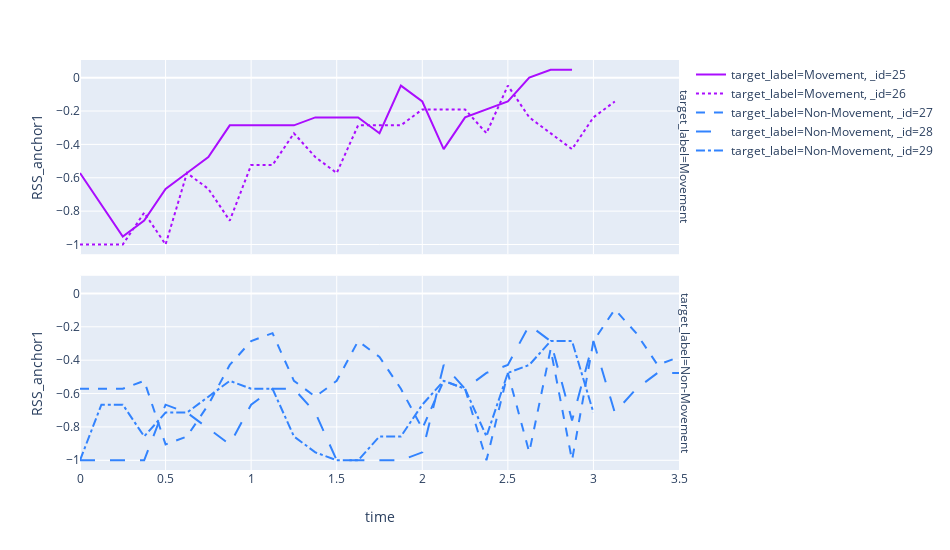

Here is the notebook cell this chart was saved with:
### Markdown cell above
## Visualization

### Code cell
df_red = df[df['_id'].isin(np.arange(25, 30))]
df_red.to_csv('../data/indoor_movement_red.csv', index = False)

# signal visulalization

i=1
fig = px.line(df_red, x="time", y="RSS_anchor{}".format(i), color="target_label", line_group="_id", 
              hover_name="target", line_shape="linear", width = 950, height = 550, line_dash = '_id',
              facet_row = 'target_label', color_discrete_sequence = px.colors.qualitative.Alphabet)
iplot(fig)

### Figure 1 — Plotly figure (JSON) as saved in the notebook; plotly's stock layout.template omitted (floating-point values rounded to 4 significant figures)
{"data": [{"hovertemplate": "<b>%{hovertext}</b><br><br>target_label=Movement<br>_id=25<br>target_label=Movement<br>_id=25<br>time=%{x}<br>RSS_anchor1=%{y}<extra></extra>", "hovertext": [1, 1, 1, 1, 1, 1, 1, 1, 1, 1, 1, 1, 1, 1, 1, 1, 1, 1, 1, 1, 1, 1, 1, 1], "legendgroup": "target_label=Movement, _id=25", "line": {"color": "#AA0DFE", "dash": "solid", "shape": "linear"}, "mode": "lines", "name": "target_label=Movement, _id=25", "showlegend": true, "type": "scatter", "uid": "ee13c3ea-ebe6-4f3d-a509-533725d32da8", "x": [0, 0.125, 0.25, 0.375, 0.5, 0.625, 0.75, 0.875, 1, 1.125, 1.25, 1.375, 1.5, 1.625, 1.75, 1.875, 2, 2.125, 2.25, 2.375, 2.5, 2.625, 2.75, 2.875], "xaxis": "x", "y": [-0.5714, -0.7619, -0.9524, -0.8571, -0.6667, -0.5714, -0.4762, -0.2857, -0.2857, -0.2857, -0.2857, -0.2381, -0.2381, -0.2381, -0.3333, -0.04762, -0.1429, -0.4286, -0.2381, -0.1905, -0.1429, 0, 0.04762, 0.04762], "yaxis": "y"}, {"hovertemplate": "<b>%{hovertext}</b><br><br>target_label=Movement<br>_id=26<br>target_label=Movement<br>_id=26<br>time=%{x}<br>RSS_anchor1=%{y}<extra></extra>", "hovertext": [1, 1, 1, 1, 1, 1, 1, 1, 1, 1, 1, 1, 1, 1, 1, 1, 1, 1, 1, 1, 1, 1, 1, 1, 1, 1], "legendgroup": "target_label=Movement, _id=26", "line": {"color": "#AA0DFE", "dash": "dot", "shape": "linear"}, "mode": "lines", "name": "target_label=Movement, _id=26", "showlegend": true, "type": "scatter", "uid": "437730cb-a148-44a5-a527-5df048bfb7df", "x": [0, 0.125, 0.25, 0.375, 0.5, 0.625, 0.75, 0.875, 1, 1.125, 1.25, 1.375, 1.5, 1.625, 1.75, 1.875, 2, 2.125, 2.25, 2.375, 2.5, 2.625, 2.75, 2.875, 3, 3.125], "xaxis": "x", "y": [-1, -1, -1, -0.8095, -1, -0.5714, -0.6667, -0.8571, -0.5238, -0.5238, -0.3333, -0.4762, -0.5714, -0.2857, -0.2857, -0.2857, -0.1905, -0.1905, -0.1905, -0.3333, -0.04762, -0.2381, -0.3333, -0.4286, -0.2381, -0.1429], "yaxis": "y"}, {"hovertemplate": "<b>%{hovertext}</b><br><br>target_label=Non-Movement<br>_id=27<br>target_label=Non-Movement<br>_id=27<br>time=%{x}<br>RSS_anchor1=%{y}<extra></extra>", "hovertext": [-1, -1, -1, -1, -1, -1, -1, -1, -1, -1, -1, -1, -1, -1, -1, -1, -1, -1, -1, -1, -1, -1, -1, -1, -1, -1, -1, -1, -1], "legendgroup": "target_label=Non-Movement, _id=27", "line": {"color": "#3283FE", "dash": "dash", "shape": "linear"}, "mode": "lines", "name": "target_label=Non-Movement, _id=27", "showlegend": true, "type": "scatter", "uid": "8be42993-8df3-4473-bb3f-f05f9fa96821", "x": [0, 0.125, 0.25, 0.375, 0.5, 0.625, 0.75, 0.875, 1, 1.125, 1.25, 1.375, 1.5, 1.625, 1.75, 1.875, 2, 2.125, 2.25, 2.375, 2.5, 2.625, 2.75, 2.875, 3, 3.125, 3.25, 3.375, 3.5], "xaxis": "x", "y": [-0.5714, -0.5714, -0.5714, -0.5238, -0.9048, -0.8571, -0.6667, -0.4286, -0.2857, -0.2381, -0.5238, -0.619, -0.5238, -0.2857, -0.381, -0.5714, -0.8095, -0.5238, -0.5714, -1, -0.4762, -0.9524, -0.3333, -1, -0.2857, -0.09524, -0.2381, -0.4286, -0.381], "yaxis": "y2"}, {"hovertemplate": "<b>%{hovertext}</b><br><br>target_label=Non-Movement<br>_id=28<br>target_label=Non-Movement<br>_id=28<br>time=%{x}<br>RSS_anchor1=%{y}<extra></extra>", "hovertext": [-1, -1, -1, -1, -1, -1, -1, -1, -1, -1, -1, -1, -1, -1, -1, -1, -1, -1, -1, -1, -1, -1, -1, -1, -1, -1, -1, -1, -1], "legendgroup": "target_label=Non-Movement, _id=28", "line": {"color": "#3283FE", "dash": "longdash", "shape": "linear"}, "mode": "lines", "name": "target_label=Non-Movement, _id=28", "showlegend": true, "type": "scatter", "uid": "f812c214-7c4a-4145-8d4f-97bec7d18223", "x": [0, 0.125, 0.25, 0.375, 0.5, 0.625, 0.75, 0.875, 1, 1.125, 1.25, 1.375, 1.5, 1.625, 1.75, 1.875, 2, 2.125, 2.25, 2.375, 2.5, 2.625, 2.75, 2.875, 3, 3.125, 3.25, 3.375, 3.5], "xaxis": "x", "y": [-1, -1, -1, -1, -0.6667, -0.7143, -0.8095, -0.9048, -0.6667, -0.5714, -0.5714, -0.7143, -1, -1, -1, -1, -0.9524, -0.4286, -0.5714, -0.4762, -0.4286, -0.1905, -0.2857, -0.7619, -0.2857, -0.7143, -0.5714, -0.4762, -0.4762], "yaxis": "y2"}, {"hovertemplate": "<b>%{hovertext}</b><br><br>target_label=Non-Movement<br>_id=29<br>target_label=Non-Movement<br>_id=29<br>time=%{x}<br>RSS_anchor1=%{y}<extra></extra>", "hovertext": [-1, -1, -1, -1, -1, -1, -1, -1, -1, -1, -1, -1, -1, -1, -1, -1, -1, -1, -1, -1, -1, -1, -1, -1, -1], "legendgroup": "target_label=Non-Movement, _id=29", "line": {"color": "#3283FE", "dash": "dashdot", "shape": "linear"}, "mode": "lines", "name": "target_label=Non-Movement, _id=29", "showlegend": true, "type": "scatter", "uid": "5b5ac6df-218c-4ff2-97a0-2ce7d08838cd", "x": [0, 0.125, 0.25, 0.375, 0.5, 0.625, 0.75, 0.875, 1, 1.125, 1.25, 1.375, 1.5, 1.625, 1.75, 1.875, 2, 2.125, 2.25, 2.375, 2.5, 2.625, 2.75, 2.875, 3], "xaxis": "x", "y": [-1, -0.6667, -0.6667, -0.8571, -0.7143, -0.7143, -0.619, -0.5238, -0.5714, -0.5714, -0.8571, -0.9524, -1, -1, -0.8571, -0.8571, -0.6667, -0.5238, -0.5714, -0.8571, -0.4762, -0.4286, -0.2857, -0.2857, -0.7143], "yaxis": "y2"}], "layout": {"annotations": [{"showarrow": false, "text": "target_label=Movement", "textangle": 90, "x": 1.01, "xanchor": "center", "xref": "paper", "y": 0.7632, "yanchor": "middle", "yref": "paper"}, {"showarrow": false, "text": "target_label=Non-Movement", "textangle": 90, "x": 1.01, "xanchor": "center", "xref": "paper", "y": 0.2368, "yanchor": "middle", "yref": "paper"}], "grid": {"xaxes": ["x"], "xgap": 0.1, "xside": "bottom", "yaxes": ["y", "y2"], "ygap": 0.1, "yside": "left"}, "height": 550, "legend": {"tracegroupgap": 0}, "margin": {"t": 60}, "width": 950, "xaxis": {"title": {"text": "time"}}, "yaxis": {"title": {"text": "RSS_anchor1"}}, "yaxis2": {"matches": "y", "title": {"text": "RSS_anchor1"}}}}
